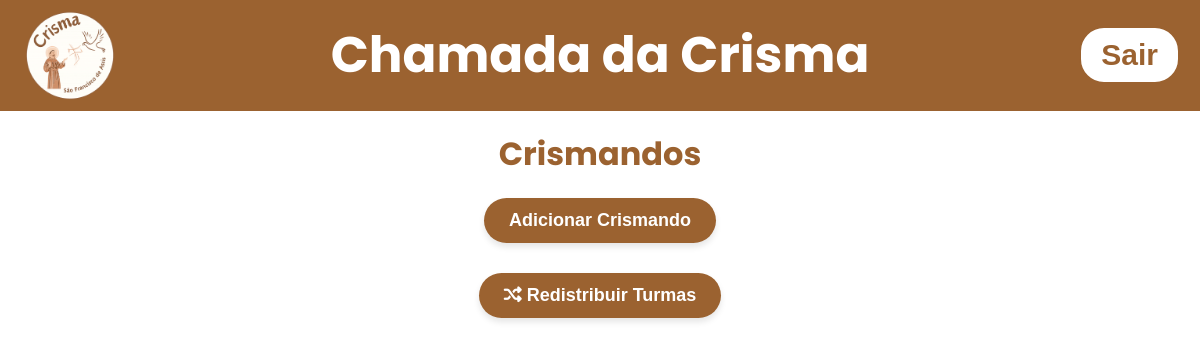
Before: /listcrismandos (signed in) with the older database file.
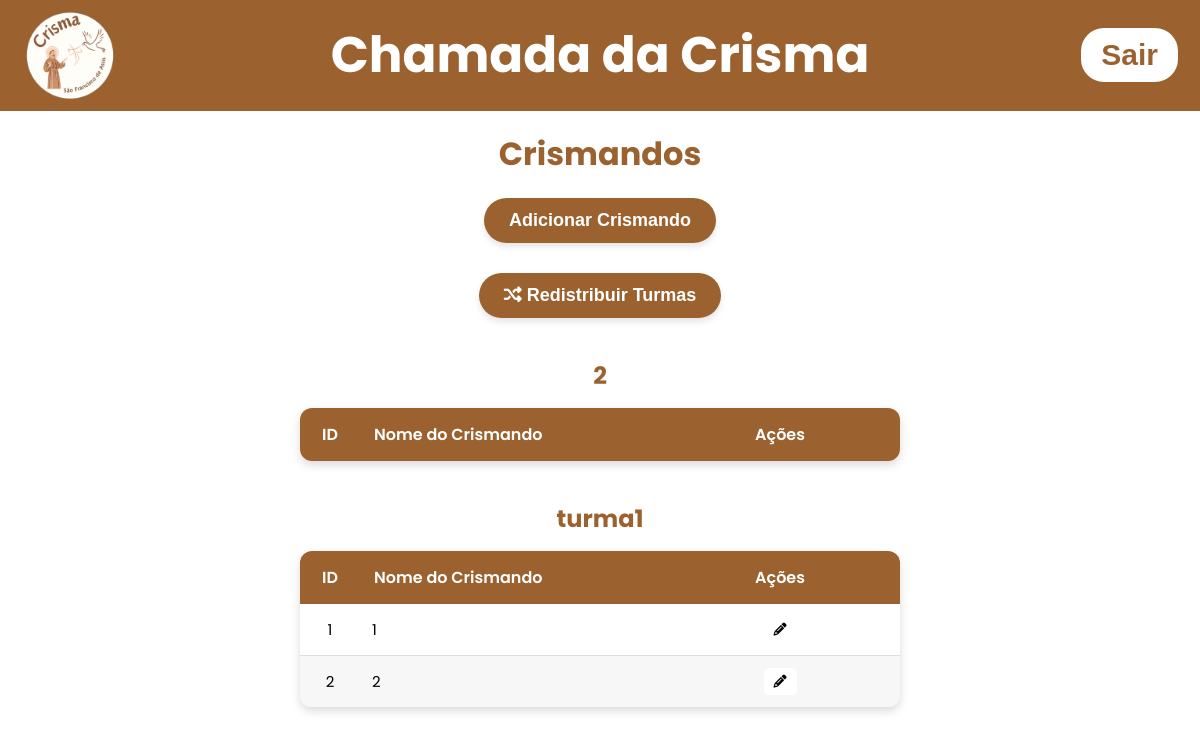
After: the same page with the newer database file.
### tables this page shows
CREATE TABLE turmas (
    id INTEGER PRIMARY KEY AUTOINCREMENT,
    turma_name TEXT NOT NULL UNIQUE
);

CREATE TABLE crismandos (
    id INTEGER PRIMARY KEY AUTOINCREMENT,
    name TEXT UNIQUE NOT NULL,
    turma_id INTEGER NOT NULL,
    created_at TEXT DEFAULT CURRENT_TIMESTAMP,
    FOREIGN KEY (turma_id) REFERENCES turmas(id)
);

### app.py (the view)
@app.get("/listcrismandos")
def list_crismandos():
    msg = request.args.get('msg')
    if not 'admin' in session:
        return render_template('index.html')
    else:
        with get_conn() as conn:
            cur = conn.cursor()
            cur.execute("SELECT id, turma_name FROM turmas ORDER BY turma_name")
            turmas = cur.fetchall()
            cur.execute("SELECT id, name, turma_id FROM crismandos ORDER BY name")
            crismandos = cur.fetchall()
            return render_template('crismandos.html', turmas = turmas, msgcrismandos =msg, crismandos = crismandos)

### app.py (called while the page is built)
def get_conn():
    conn = sqlite3.connect("data/dataBase.db")
    conn.row_factory = sqlite3.Row
    return conn

### templates/crismandos.html (shortened to what this page needs)
<!DOCTYPE html>
<html lang="pt-br">
  <head>
    <link
      rel="stylesheet"
      href="{{url_for('static', filename='css/styleconfigadmin.css')}}"
    />
    <link
      rel="stylesheet"
      href="{{url_for('static', filename='css/stylecrismandos.css')}}"
    />
    <link rel="stylesheet" href="https://cdnjs.cloudflare.com/ajax/libs/font-awesome/6.5.0/css/all.min.css">
    <link rel="stylesheet" href="https://cdnjs.cloudflare.com/ajax/libs/font-awesome/6.5.1/css/all.min.css">
  </head>
  <body>
    <header>
      <div class="header-left">
        <img
          src="{{url_for('static', filename='images/logocrismamaior.png')}}"
          alt="Logo da crisma"
          class="logo"
        />
        <h1 class="title-center" onclick="window.location.href='/homepage'">
          Chamada da Crisma
        </h1>
      </div>
      <form action="{{url_for('logout_user')}}" method="post">
        <button class="button-logout">Sair</button>
      </form>
    </header>
<main>
<div id="container-principal">
    <h1>Crismandos</h1>
    <button onclick="OpenModalEditCrismandos()">Adicionar Crismando</button>
    <button onclick="OpenRandomModal()">
      <i class="fa-solid fa-shuffle"></i>
      Redistribuir Turmas
    </button>
    {% for turma in turmas%}
        <h2 class="turma-titulo">{{ turma.turma_name }}</h2>
        <table class="tabela-crismandos">
            <thead>
                <tr>
                    <th>ID</th>
                    <th>Nome do Crismando</th>
                    <th>Ações</th>
                </tr>
            </thead>
            <tbody>
            {% set counter = [0] %}
                {%for crismando in crismandos | sort(attribute='name')%}
                    {% if crismando.turma_id == turma.id %}
                        <tr>
                            <td>{{counter[0]}}</td>
                            <td>{{crismando.name}}</td>
                            <td>
                                <button onclick="OpenEditCrismandos({{crismando.id}})"><i class="fas fa-pencil-alt"></i></button>
                            </td>
                        </tr>
                    {%endif%}
                {%endfor%}
            </tbody>
        </table>
    {% endfor %}
    </main>
  </body>
</html>

### static/css/styleconfigadmin.css (style rules this page uses)
body { margin: 50px 0px; background-color: #ffffff; font-family: 'Poppins', sans-serif; padding-top: 80px; }
* { margin: 0; padding: 0; box-sizing: border-box; }
:root { --marrom-logo: #9B6230; }
header { background-color: var(--marrom-logo); color: white; padding: 10px 20px; display: flex; align-items: center; justify-content: space-between; position: fixed; top: 0; left: 0; right: 0; z-index: 1000; }
.header-left { display: flex; align-items: center; }
.header-left img { width: 100px; height: auto; margin-bottom: 0; }
.title-center { position: absolute; left: 50%; transform: translateX(-50%); font-size: 50px; font-weight: bold; background: none; border: none; color: white; cursor: pointer; }
.button-logout { background-color: white; color: var(--marrom-logo); border-radius: 25px; padding: 10px 20px; border-style: solid; border-color: #9B6230; font-size: 30px; font-weight: 600; }

### static/css/stylecrismandos.css (style rules this page uses)
:root { --marrom-logo: #9B6230; }
#container-principal h1 { text-align: center; font-size: 32px; color: var(--marrom-logo); margin-bottom: 20px; }
#container-principal > button { display: block; margin: 0 auto 30px auto; background-color: var(--marrom-logo); color: white; border: none; border-radius: 25px; padding: 12px 25px; font-size: 18px; font-weight: 600; cursor: pointer; transition: background-color 0.3s, transform 0.3s; box-shadow: 0 4px 6px rgba(0, 0, 0, 0.1); }
.turma-titulo { text-align: center; font-size: 24px; color: var(--marrom-logo); margin: 40px auto 15px auto; width: 60%; max-width: 600px; }
.tabela-crismandos { width: 60%; margin: 0 auto 40px auto; border-collapse: collapse; background: white; border-radius: 12px; overflow: hidden; box-shadow: 0 4px 10px rgba(0,0,0,0.15); max-width: 600px; }
.tabela-crismandos thead { background: var(--marrom-logo); color: white; }
.tabela-crismandos thead th { padding: 14px; font-size: 16px; font-weight: 600; white-space: nowrap; text-align: center; }
.tabela-crismandos tbody td { padding: 12px; font-size: 15px; border-bottom: 1px solid #ddd; text-align: center; }
.tabela-crismandos tbody tr:last-child td { border-bottom: none; }
.tabela-crismandos tbody tr:nth-child(even) { background: #f7f7f7; }
.tabela-crismandos button { border: none; padding: 6px 10px; border-radius: 5px; font-size: 13px; font-weight: 600; cursor: pointer; background-color: white; transition: background-color 0.3s; color: white; margin: 0 2px; }
.tabela-crismandos i { color: black; }
.tabela-crismandos th:nth-child(1), .tabela-crismandos td:nth-child(1) { width: 10%; }
.tabela-crismandos th:nth-child(2), .tabela-crismandos td:nth-child(2) { width: 50%; text-align: left; }
.tabela-crismandos th:nth-child(3), .tabela-crismandos td:nth-child(3) { width: 40%; }

Changed rows visible on the page:
added turmas: turma_name "2"
added turmas: turma_name "turma1"
added crismandos: counter "1", name "1"
added crismandos: counter "2", name "2"
